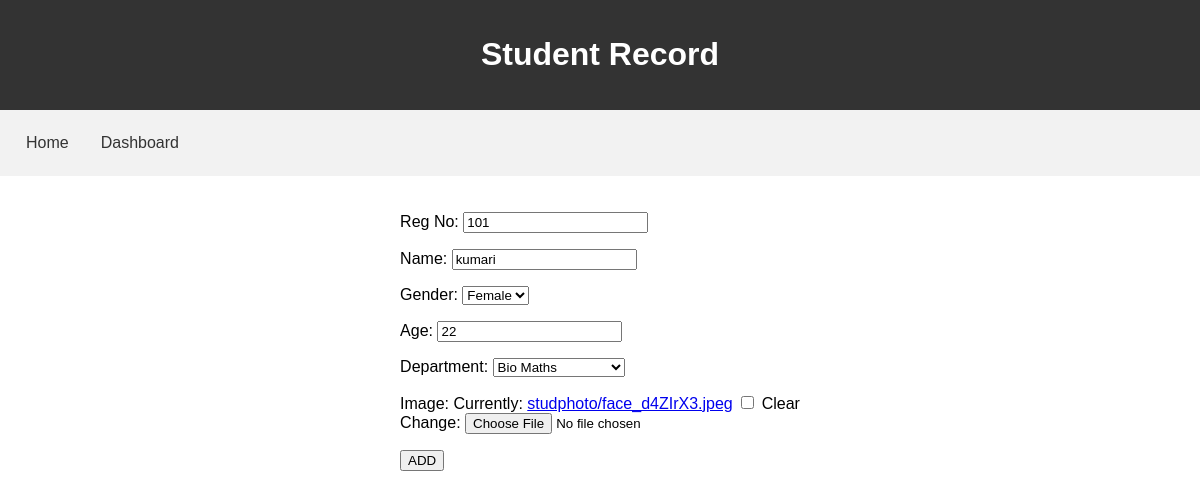
/edit/5/ (signed in), run on the app's committed database.
### StudentApp/models.py (models this page shows, shortened)
class studentdetails(models.Model):
    DEPARTMENT_CHOICES = [
        ('CS', 'Computer Science'),
        ('BM', 'Bio Maths'),
        ('CM', 'Commerce'),
        ('HM', 'Humanities'),
    ]
    GENDER_CHOICES = [
        ('M', 'Male'),
        ('F', 'Female'),
    ]
    sregno = models.IntegerField(unique = True, null = False)
    sname = models.CharField(max_length = 100)
    sgender = models.CharField(choices= GENDER_CHOICES,max_length = 10, default='M')
    sage = models.IntegerField()
    sdept = models.CharField(choices = DEPARTMENT_CHOICES, max_length=50)
    simage = models.ImageField(upload_to='studphoto/', blank=True, null=True)

### StudentApp/views.py (the view)
# urls.py: path('edit/<pk>/', views.editdata, name='edit'),
@login_required
def editdata(request,pk):
    data = studentdetails.objects.get(id = pk)
    if request.POST:
        form = StudentForm(request.POST,request.FILES,instance = data)
        if form.is_valid():
            form.save()
            return redirect('dashboard')
    else:
        form = StudentForm(instance = data)
    return render(request,'add.html',{'fm':form})

### StudentApp/forms.py
class StudentForm(ModelForm):
    class Meta:
        model = studentdetails
        fields = ['sregno','sname','sgender','sage','sdept','simage']
        labels = {'sregno':'Reg No','sname':'Name','sgender':'Gender','sage':'Age','sdept':'Department','simage':'Image'}
        """
        widgets = {
            'sgender': forms.RadioSelect(choices=studentdetails.GENDER_CHOICES)
        }
        """

### templates/add.html (shortened to what this page needs)
{% extends 'base.html' %}
{% load static %}
{% block content %}
<form method="post" enctype="multipart/form-data">
    {{fm.as_p}}
    <button type="submit">ADD</button>
</form>
{% endblock content %}

### templates/base.html (style rules this page uses)
body { font-family: Arial, sans-serif; margin: 0; padding: 0; }

### data on the page
studentdetails: sregno "101", sname "kumari", sgender "Female", sage "22", sdept "Bio Maths"
